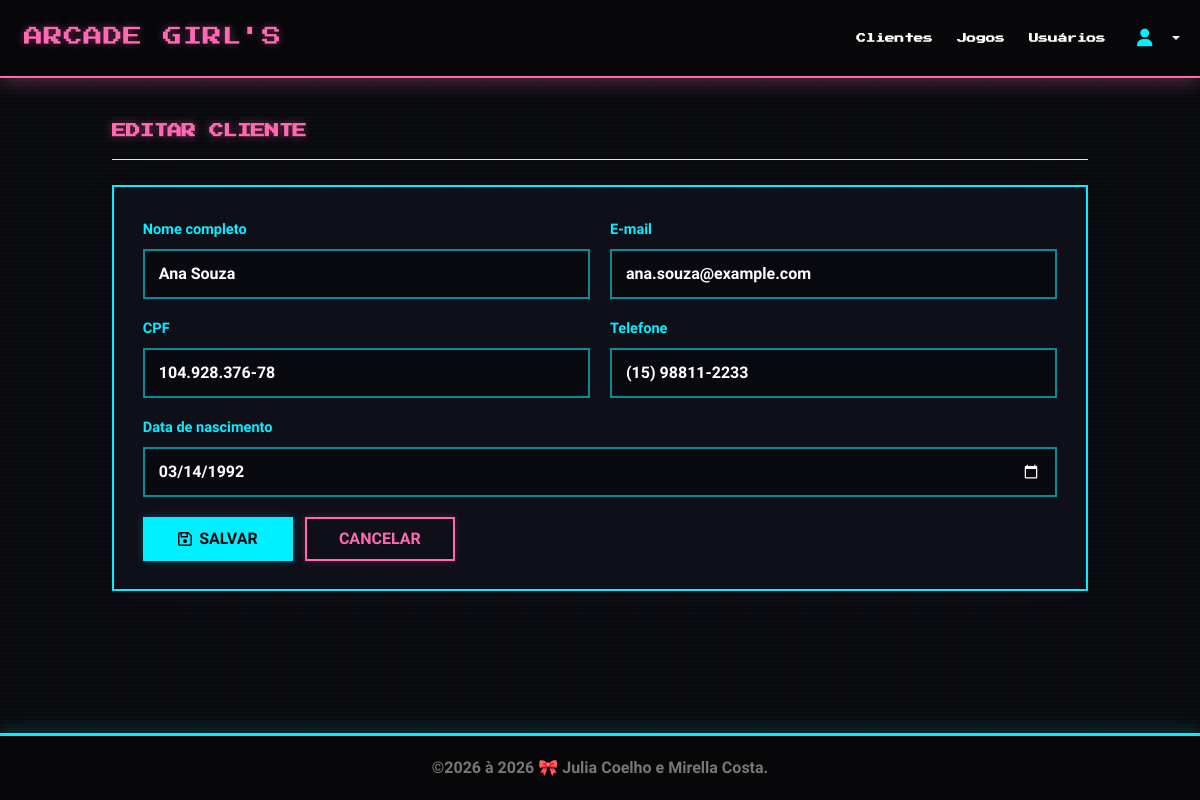
/clientes/edit.php?id=1 (signed in), run on the app's committed database.
### tables this page shows
CREATE TABLE IF NOT EXISTS Clientes (
    Id INT AUTO_INCREMENT PRIMARY KEY,
    Nome VARCHAR(120) NOT NULL,
    Email VARCHAR(150) NULL,
    Telefone VARCHAR(30) NULL,
    CPF VARCHAR(14) NULL UNIQUE,
    DataNascimento DATE NULL,
    Foto VARCHAR(100) NULL,
    DataCad DATETIME NOT NULL DEFAULT CURRENT_TIMESTAMP
);

### inc/database.php (called while the page is built, shortened)
<?php
function open_database() {
    try {
        $conn = new mysqli(DB_HOST, DB_USER, DB_PASSWORD, DB_NAME);
        $conn->set_charset('utf8mb4');
        return $conn;
    } catch (Throwable $e) {
        error_log('Erro de conexao ao banco: ' . $e->getMessage());
        return null;
    }
}
function db_table($table) {
    $tables = [
        'celular' => 'Celular',
        'clientes' => 'Clientes',
        'usuarios' => 'Usuarios',
        'jogos' => 'Jogos',
    ];
    $key = strtolower((string)$table);
    return $tables[$key];
}
function db_execute($database, $sql, $values = []) {
    $stmt = $database->prepare($sql);
    if ($values) {
        $types = '';
        foreach ($values as $value) {
            $types .= is_int($value) ? 'i' : 's';
        }
        $stmt->bind_param($types, ...$values);
    }
    $stmt->execute();
    return $stmt;
}
function find($table = null, $id = null) {
    $database = null;
    try {
        $table = db_table($table);
        $database = open_database();
        if ($id !== null && $id !== '') {
            $id = filter_var($id, FILTER_VALIDATE_INT, ['options' => ['min_range' => 1]]);
            $stmt = db_execute($database, "SELECT * FROM `$table` WHERE `Id` = ?", [$id]);
            $result = $stmt->get_result();
            $row = $result->fetch_assoc() ?: null;
            return $row;
        }
        $result = $database->query("SELECT * FROM `$table`");
        $rows = $result->fetch_all(MYSQLI_ASSOC);
        return $rows ?: null;
    } catch (Throwable $e) {
        db_failure($e);
        return null;
    } finally {
        close_database($database);
    }
}

### clientes/edit.php (the view, shortened to what this page needs)
<?php
$id = filter_input(INPUT_GET, 'id', FILTER_VALIDATE_INT, [
    'options' => ['min_range' => 1]
]);
$cliente = $id ? find('Clientes', $id) : null;
$nome = $cliente['Nome'];
$email = $cliente['Email'] ?? '';
$telefone = $cliente['Telefone'] ?? '';
$cpf = $cliente['CPF'] ?? '';
$dataNascimento = $cliente['DataNascimento'] ?? '';
?>
<h2>Editar Cliente</h2>
<hr>
<div class="card shadow-sm">
    <div class="card-body">
        <form method="post" action="edit.php?id=<?php echo (int) $id; ?>" class="cliente-formulario">
            <div class="mb-3">
                <label class="form-label" for="nome">Nome completo</label>
                <input type="text" id="nome" name="nome" class="form-control" maxlength="120" value="<?php echo htmlspecialchars(
                    $nome,
                    ENT_QUOTES,
                    'UTF-8'
                ); ?>" required>
            </div>
            <div class="mb-3">
                <label class="form-label" for="email">E-mail</label>
                <input type="email" id="email" name="email" class="form-control" maxlength="150" value="<?php echo htmlspecialchars(
                    $email,
                    ENT_QUOTES,
                    'UTF-8'
                ); ?>" required>
            </div>
            <div class="mb-3">
                <label for="cpf" class="form-label">CPF</label>
                <input type="text" name="cpf" id="cpf" class="form-control" maxlength="14" inputmode="numeric"
                    placeholder="000.000.000-00" pattern="([0-9]{11}|[0-9]{3}\.[0-9]{3}\.[0-9]{3}-[0-9]{2})"
                    value="<?php echo htmlspecialchars($cpf, ENT_QUOTES, 'UTF-8'); ?>" required>
            </div>
            <div class="mb-3">
                <label class="form-label" for="telefone">Telefone</label>
                <input type="tel" id="telefone" name="telefone" class="form-control" maxlength="15" inputmode="numeric"
                    placeholder="(15) 99999-9999" pattern="\([0-9]{2}\) [0-9]{4,5}-[0-9]{4}"
                    title="Informe um telefone com DDD." value="<?php echo htmlspecialchars(
                    $telefone,
                    ENT_QUOTES,
                    'UTF-8'
                ); ?>">
            </div>
            <div class="mb-3">
                <label class="form-label" for="data_nascimento">Data de nascimento</label>
                <input type="date" name="data_nascimento" id="data_nascimento" class="form-control"
                    max="<?php echo date('Y-m-d'); ?>"
                    value="<?php echo htmlspecialchars((string)$dataNascimento, ENT_QUOTES, 'UTF-8'); ?>">
            </div>
            <div class="form-actions">
                <button type="submit" class="btn btn-primary">
                    <i class="fa fa-save"></i> Salvar
                </button>
                <a href="index.php" class="btn btn-secondary">Cancelar</a>
            </div>
        </form>
    </div>
</div>

### data on the page
clientes: email "ana.souza@example.com", cpf "104.928.376-78", telefone "(15) 98811-2233", data_nascimento "03/14/1992"

### other printed values
$dt->format('Y') "2026"
